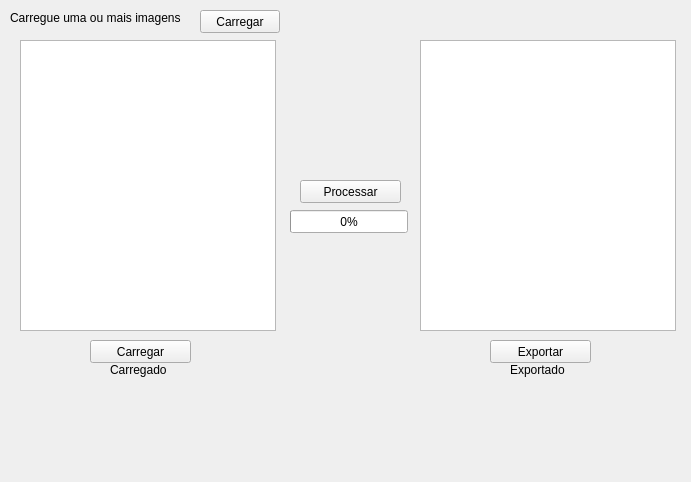
<?xml version="1.0" encoding="UTF-8"?>
<ui version="4.0">
 <class>Grupy1</class>
 <widget class="QWidget" name="Grupy1">
  <property name="geometry">
   <rect>
    <x>0</x>
    <y>0</y>
    <width>691</width>
    <height>482</height>
   </rect>
  </property>
  <property name="windowTitle">
   <string>Grupy1</string>
  </property>
  <widget class="QLabel" name="label">
   <property name="geometry">
    <rect>
     <x>10</x>
     <y>10</y>
     <width>191</width>
     <height>16</height>
    </rect>
   </property>
   <property name="text">
    <string>Carregue uma ou mais imagens</string>
   </property>
  </widget>
  <widget class="QPushButton" name="importButton">
   <property name="geometry">
    <rect>
     <x>200</x>
     <y>10</y>
     <width>80</width>
     <height>23</height>
    </rect>
   </property>
   <property name="text">
    <string>Carregar</string>
   </property>
  </widget>
  <widget class="QListWidget" name="list_selected_images">
   <property name="geometry">
    <rect>
     <x>20</x>
     <y>40</y>
     <width>256</width>
     <height>291</height>
    </rect>
   </property>
  </widget>
  <widget class="QPushButton" name="loadButton">
   <property name="geometry">
    <rect>
     <x>90</x>
     <y>340</y>
     <width>101</width>
     <height>23</height>
    </rect>
   </property>
   <property name="text">
    <string>Carregar</string>
   </property>
  </widget>
  <widget class="QLabel" name="load_OK">
   <property name="geometry">
    <rect>
     <x>110</x>
     <y>360</y>
     <width>71</width>
     <height>20</height>
    </rect>
   </property>
   <property name="text">
    <string>Carregado</string>
   </property>
  </widget>
  <widget class="QListWidget" name="codes_list">
   <property name="geometry">
    <rect>
     <x>420</x>
     <y>40</y>
     <width>256</width>
     <height>291</height>
    </rect>
   </property>
  </widget>
  <widget class="QPushButton" name="exportButton">
   <property name="geometry">
    <rect>
     <x>490</x>
     <y>340</y>
     <width>101</width>
     <height>23</height>
    </rect>
   </property>
   <property name="text">
    <string>Exportar</string>
   </property>
  </widget>
  <widget class="QLabel" name="load_OK_2">
   <property name="geometry">
    <rect>
     <x>510</x>
     <y>360</y>
     <width>61</width>
     <height>20</height>
    </rect>
   </property>
   <property name="text">
    <string>Exportado</string>
   </property>
  </widget>
  <widget class="QPushButton" name="processButton">
   <property name="geometry">
    <rect>
     <x>300</x>
     <y>180</y>
     <width>101</width>
     <height>23</height>
    </rect>
   </property>
   <property name="text">
    <string>Processar</string>
   </property>
  </widget>
  <widget class="QProgressBar" name="progressBar">
   <property name="geometry">
    <rect>
     <x>290</x>
     <y>210</y>
     <width>118</width>
     <height>23</height>
    </rect>
   </property>
   <property name="value">
    <number>0</number>
   </property>
  </widget>
 </widget>
 <resources/>
 <connections/>
</ui>
